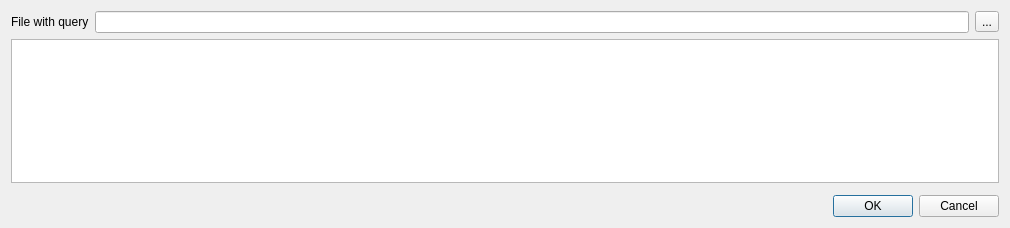
<?xml version="1.0" encoding="UTF-8"?>
<ui version="4.0">
 <class>QDDialog</class>
 <widget class="QDialog" name="QDDialog">
  <property name="geometry">
   <rect>
    <x>0</x>
    <y>0</y>
    <width>1010</width>
    <height>228</height>
   </rect>
  </property>
  <property name="windowTitle">
   <string>Analyze with Query Schema</string>
  </property>
  <layout class="QVBoxLayout" name="verticalLayout">
   <item>
    <layout class="QHBoxLayout" name="schemaUrlLineLayout">
     <item>
      <widget class="QLabel" name="schemeLbl">
       <property name="text">
        <string>File with query</string>
       </property>
      </widget>
     </item>
     <item>
      <widget class="QLineEdit" name="queryFileEdit"/>
     </item>
     <item>
      <widget class="QToolButton" name="tbSelectQuery">
       <property name="text">
        <string>...</string>
       </property>
      </widget>
     </item>
    </layout>
   </item>
   <item>
    <widget class="QTextEdit" name="hintEdit">
     <property name="enabled">
      <bool>true</bool>
     </property>
     <property name="sizePolicy">
      <sizepolicy hsizetype="Expanding" vsizetype="Expanding">
       <horstretch>0</horstretch>
       <verstretch>0</verstretch>
      </sizepolicy>
     </property>
     <property name="minimumSize">
      <size>
       <width>0</width>
       <height>120</height>
      </size>
     </property>
     <property name="textInteractionFlags">
      <set>Qt::TextSelectableByKeyboard|Qt::TextSelectableByMouse</set>
     </property>
    </widget>
   </item>
   <item>
    <layout class="QHBoxLayout" name="rangeSelectorLayout"/>
   </item>
   <item>
    <widget class="QWidget" name="annotationsWidget" native="true">
     <property name="sizePolicy">
      <sizepolicy hsizetype="Expanding" vsizetype="Minimum">
       <horstretch>0</horstretch>
       <verstretch>0</verstretch>
      </sizepolicy>
     </property>
    </widget>
   </item>
   <item>
    <widget class="QDialogButtonBox" name="buttonBox">
     <property name="standardButtons">
      <set>QDialogButtonBox::Cancel|QDialogButtonBox::Ok</set>
     </property>
    </widget>
   </item>
  </layout>
 </widget>
 <resources/>
 <connections>
  <connection>
   <sender>buttonBox</sender>
   <signal>rejected()</signal>
   <receiver>QDDialog</receiver>
   <slot>reject()</slot>
   <hints>
    <hint type="sourcelabel">
     <x>318</x>
     <y>163</y>
    </hint>
    <hint type="destinationlabel">
     <x>318</x>
     <y>91</y>
    </hint>
   </hints>
  </connection>
 </connections>
</ui>
